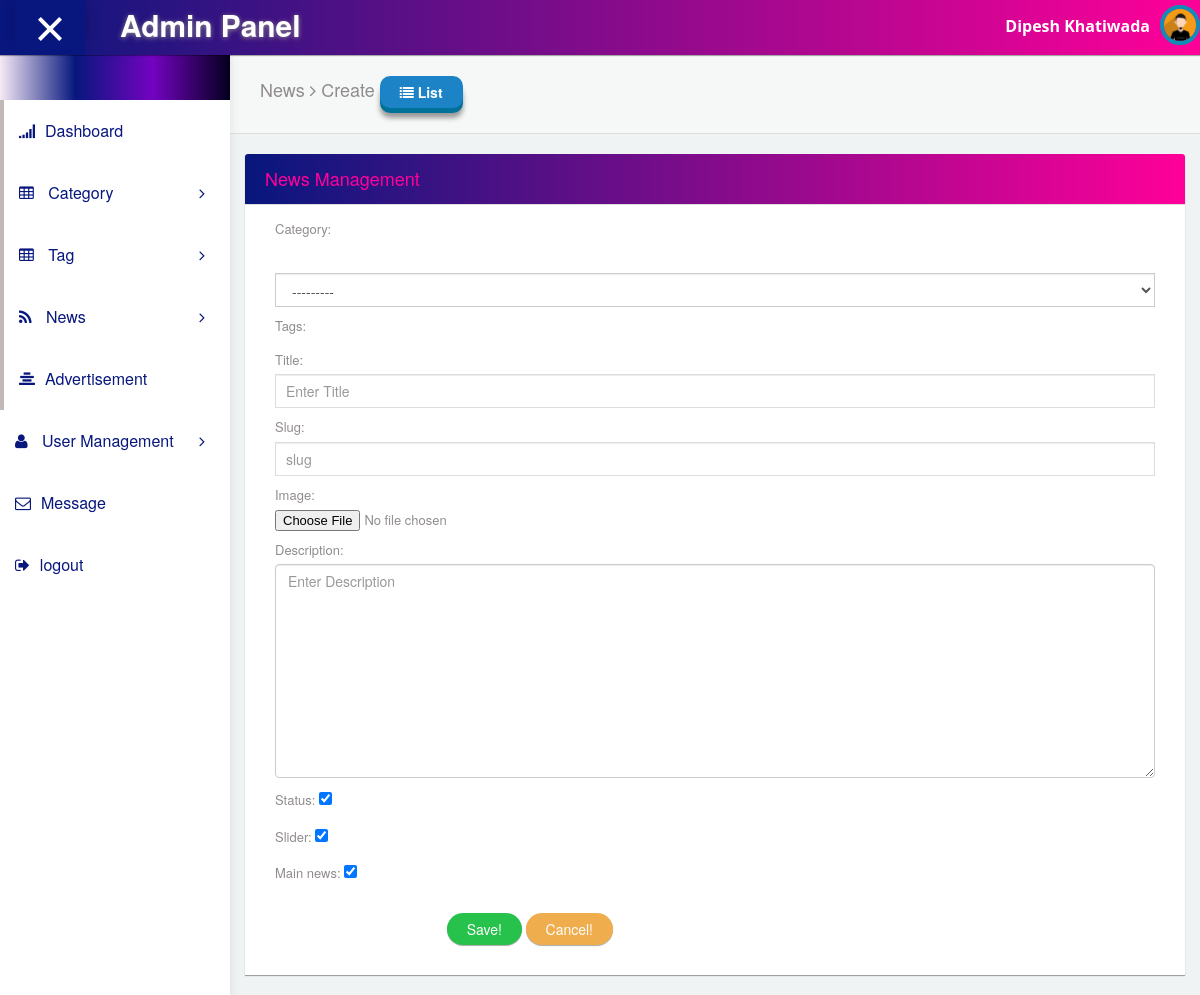
Before: /backend/news/create/ (signed in) with the older database file.
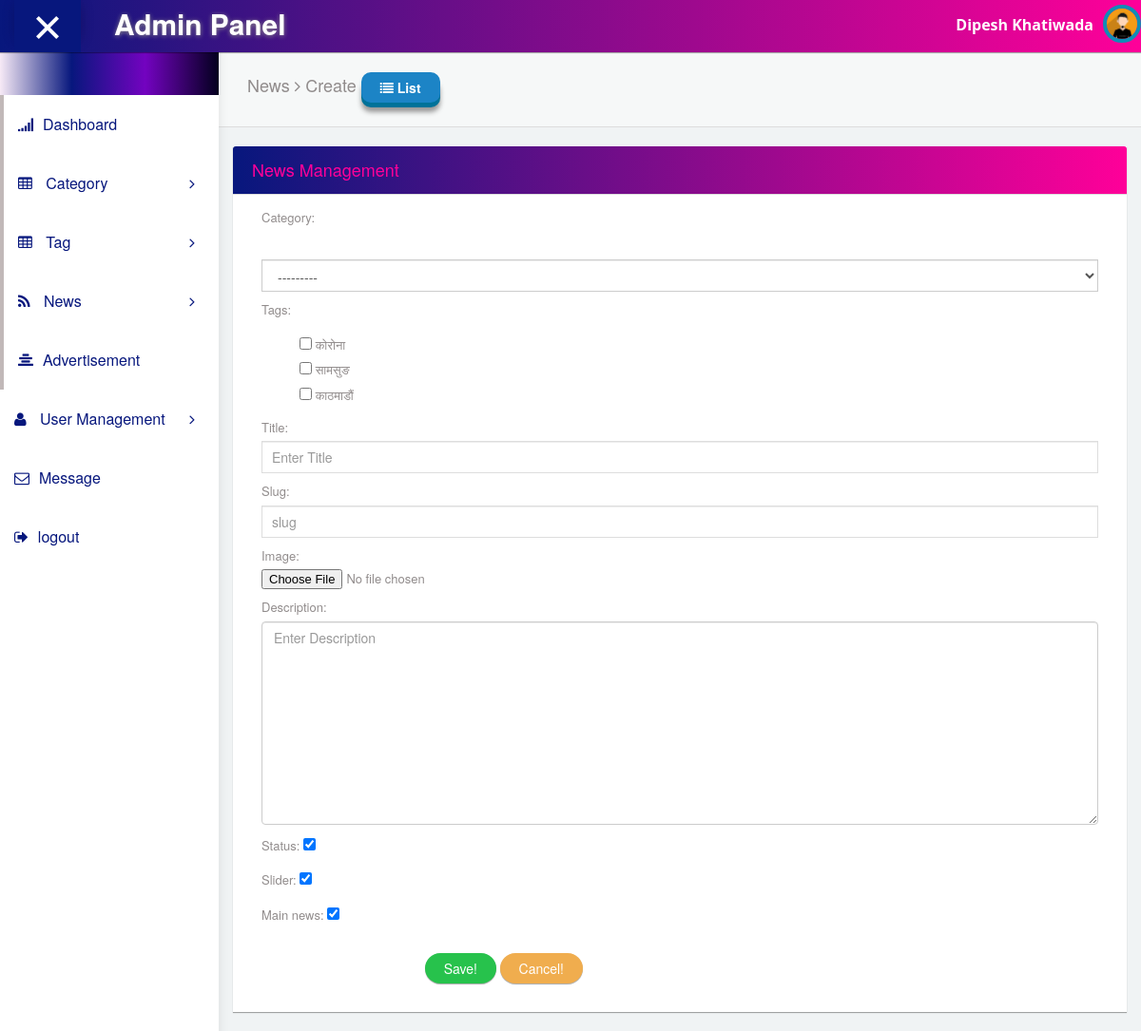
After: the same page with the newer database file.
### newspost/models.py (models this page shows)
class Category(models.Model):
    title = models.CharField(max_length=100, unique=True, validators=[customLengthValidator, atValidator, ])
    slug = models.SlugField(max_length=100, unique=True,  validators=[customLengthValidator, atValidator, ])
    rank = models.IntegerField(default=1)
    status = models.BooleanField(default=True)
    menu_display = models.BooleanField(default=True)
    def __str__(self):
        return self.title

class Tag(models.Model):
    title = models.CharField(max_length=100, unique=True, validators=[customLengthValidator, atValidator, ])
    slug = models.SlugField(max_length=100, unique=True,  validators=[customLengthValidator, atValidator, ])
    rank = models.IntegerField(default=1)
    status = models.BooleanField(default=True)
    def __str__(self):
        return self.title

### newspost/views.py (the view)
# urls.py: path('news/create/',views.create_news,name='create_news'),
@login_required(login_url='signin')
def create_news(request):
    form = NewsForm(request.POST or None, request.FILES or None)
    if form.is_valid():
        form.save()
        messages.add_message(request, messages.SUCCESS, "News added successfully")
        return redirect('news')
    context = {
        'forms': form
    }
    return render(request, 'backend/news/create.html', context)

### newspost/forms.py
class NewsForm(forms.ModelForm):
    title = forms.CharField(widget=forms.TextInput(attrs={'class': 'form-control', 'placeholder': 'Enter Title'}))
    slug = forms.CharField(widget=forms.TextInput(attrs={'class':'form-control','placeholder':'slug'}))
    description = forms.CharField(widget=forms.Textarea(attrs={'class': 'form-control', 'placeholder': 'Enter Description'}))
    category = forms.ModelChoiceField(widget=forms.Select(attrs={'class': 'form-control'}),queryset=Category.objects.all())
    class Meta:
        model = News
        fields =['category','tags','title','slug','image','description','status','slider','main_news',]
        widgets = {
            'tags': forms.CheckboxSelectMultiple(attrs={'class': ''}),
        }

### templates/backend/news/create.html (shortened to what this page needs)
{% extends "backend/base.html" %}
{% block content %}
<div id="content">
        <div class="panel box-shadow-none content-header">
          <div class="panel-body">
            <div class="col-md-12">
                <h4 class="animated fadeInLeft">
                    News <span class="fa-angle-right fa"></span> Create
                    <a href="{% url 'news' %}" class="btn btn-3d  btn-primary"><span class="fa fa-list"></span> List</a>
                </h4>
            </div>
          </div>
        </div>
        <div class="form-element">
          <div class="col-md-12 padding-0">
            <div class="col-md-12">
              <div class="panel form-element-padding">
                <div class="panel-heading">
                 <h4>News Management</h4>
                </div>
                 <div class="panel-body" style="padding-bottom:30px;">
                  <div class="col-md-12">
                    <form action="" method="POST" enctype="multipart/form-data" id="form" novalidate="">
                        {{forms.as_p}}
                    <div class="form-group">
                        <div class="col-sm-2">
                        </div>
                        <div class="col-sm-10">
                          <input type="submit" class="btn ripple-infinite  btn-round btn-success" value="Save!">
                          <input type="reset" class="btn ripple-infinite  btn-round btn-warning" value="Cancel!">
                        </div>
                      </div>
                    </form>
                      </div>
                  </div>
                </div>
              </div>
            </div>
          </div>
      </div>
    </div>
{% endblock %}

Changed rows visible on the page:
no longer on this page (row unchanged): Category: status "☑"
added Tag: status "☑"
Other visible differences:
form field tags: (not shown) → "☐ ☐ ☐"
text no longer shown: "Category: Tags: Title: Slug: Image: Description: Status: Slider: Main news:"
text now shown: "Category: Tags: कोरोना सामसुङ काठमाडौं Title: Slug: Image: Description: Status: Slider: Main news:"
